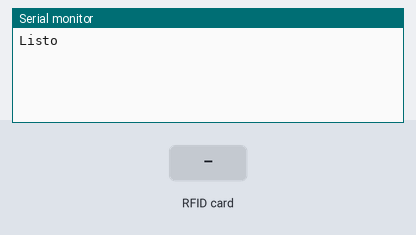
Recording of a sketch running on a simulated Arduino Uno, built with avr-gcc and run on an emulated ATmega328P. Shown: the last lines printed to the serial monitor. The test bench sets the inputs (shaded band).

Above: at 1.2 s.
1.3 s: RFID card 13 92 47 14 held to the reader
At 2.2 s:
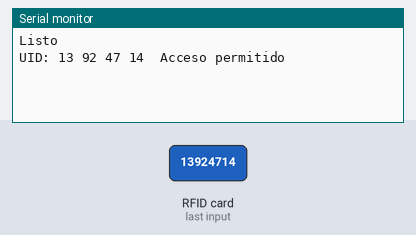
2.8 s: RFID card 63 A6 2B 28 held to the reader
At 3.6 s:
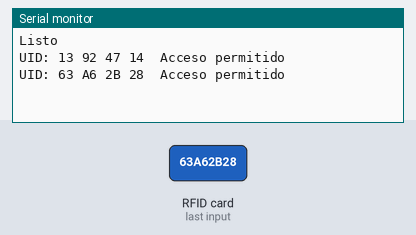
4.3 s: RFID card F3 1F 12 AD held to the reader
At 5.0 s:
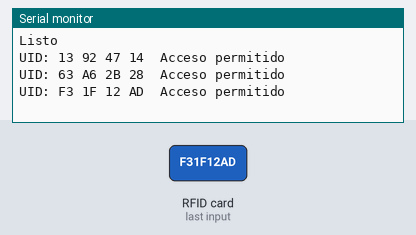
5.8 s: RFID card 5E 7A 19 C4 held to the reader
At 6.3 s:
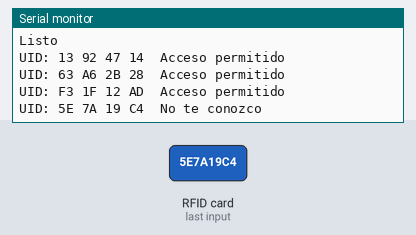

Measured:
- after the input at 1.3 s, the serial monitor: prints a new line at once (image 1)
- after the input at 2.8 s, the serial monitor: prints a new line at once (image 2)
- after the input at 4.3 s, the serial monitor: prints a new line at once (image 3)
- after the input at 5.8 s, the serial monitor: prints a new line at once (image 4)

The sketch:

Lista_de_UIDS.ino
```cpp
#include <SPI.h>      // incluye libreria bus SPI
#include <MFRC522.h>  // incluye libreria especifica para MFRC522

#define RST_PIN 9  // constante para referenciar pin de reset
#define SS_PIN 10  // constante para referenciar pin de slave select

MFRC522 mfrc522(SS_PIN, RST_PIN);  // crea objeto mfrc522 enviando pines de slave select y reset

byte LecturaUID[4];  // crea array para almacenar el UID leido

// Lista de UIDs permitidos (puedes añadir más si es necesario)
const byte UIDsPermitidos[][4] = {
  { 0x13, 0x92, 0x47, 0x14 },  // Llavero Vicente
  { 0x63, 0xA6, 0x2B, 0x28 },  // Tarjeta Vicente
  { 0xF3, 0x1F, 0x12, 0xAD },  // Tarjeta Franco
  { 0x64, 0x17, 0xCE, 0xCF },  // Llavero Franco
  { 0x17, 0x07, 0x55, 0x86 },  // Tarjeta Celeste
  { 0x8A, 0x18, 0xDE, 0x00 },  // Llavero Celeste
  { 0x26, 0xb4, 0x7E, 0x00 },  // Tarjeta Misael
  { 0x07, 0x6F, 0x1F, 0x86 },  // Llavero Misael
};

void setup() {
  Serial.begin(9600);       // inicializa comunicacion por monitor serie a 9600 bps
  SPI.begin();              // inicializa bus SPI
  mfrc522.PCD_Init();       // inicializa modulo lector
  Serial.println("Listo");  // Muestra texto Listo
}

void loop() {
  if (!mfrc522.PICC_IsNewCardPresent())  // si no hay una tarjeta presente
    return;                              // retorna al loop esperando por una tarjeta

  if (!mfrc522.PICC_ReadCardSerial())  // si no puede obtener datos de la tarjeta
    return;                            // retorna al loop esperando por otra tarjeta

  Serial.print("UID:");                          // muestra texto UID:
  for (byte i = 0; i < mfrc522.uid.size; i++) {  // bucle recorre de a un byte por vez el UID
    if (mfrc522.uid.uidByte[i] < 0x10)           // si el byte leido es menor a 0x10
      Serial.print(" 0");                        // imprime espacio en blanco y numero cero
    else
      Serial.print(" ");                        // imprime un espacio en blanco
    Serial.print(mfrc522.uid.uidByte[i], HEX);  // imprime el byte del UID leido en hexadecimal
    LecturaUID[i] = mfrc522.uid.uidByte[i];     // almacena en array el byte del UID leido
  }

  Serial.print("\t");  // imprime un espacio de tabulacion

  if (esUIDPermitido(LecturaUID))        // verifica si el UID está en la lista de permitidos
    Serial.println("Acceso permitido");  // si está en la lista, muestra acceso permitido
  else
    Serial.println("No te conozco");  // si no está en la lista, muestra acceso denegado

  mfrc522.PICC_HaltA();  // detiene comunicacion con tarjeta
}

bool esUIDPermitido(byte lectura[]) {                                              // funcion para verificar si el UID está en la lista permitida
  for (byte i = 0; i < sizeof(UIDsPermitidos) / sizeof(UIDsPermitidos[0]); i++) {  // recorre cada UID en la lista
    bool coinciden = true;
    for (byte j = 0; j < 4; j++) {  // compara cada byte del UID
      if (lectura[j] != UIDsPermitidos[i][j]) {
        coinciden = false;
        break;
      }
    }
    if (coinciden) return true;  // si los 4 bytes coinciden, retorna verdadero
  }
  return false;  // si ninguno coincide, retorna falso
}
```
